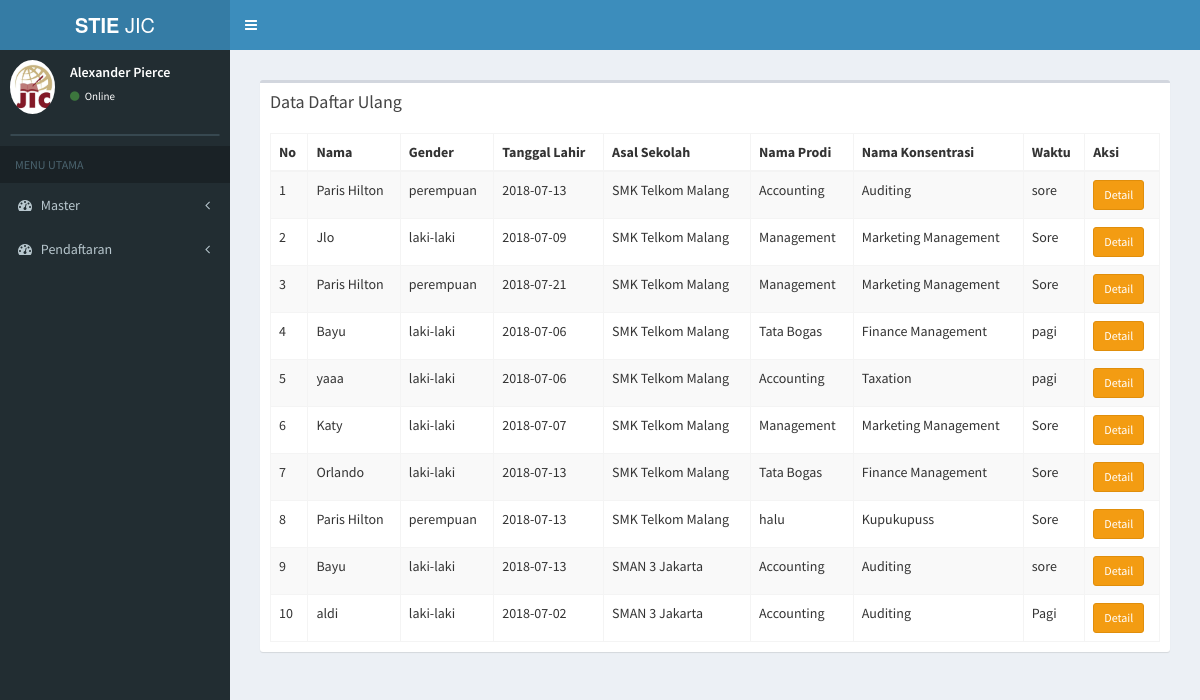
The page /index.php/daftar_ulang/data_du on the database as committed earlier.
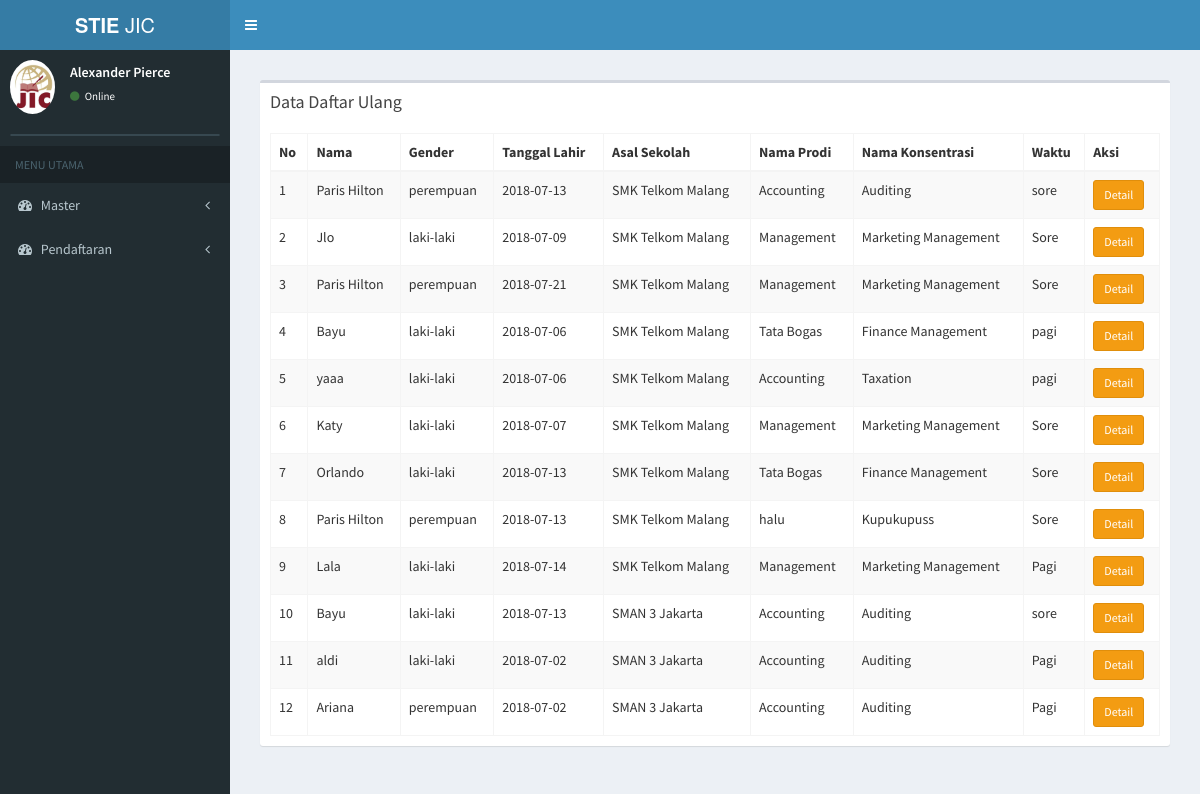
The same page on the database as committed later.
### tables this page shows
CREATE TABLE `tb_du` (
  `no_du` varchar(6) NOT NULL,
  `nama_du` varchar(100) NOT NULL,
  `jk_daftar_du` varchar(12) NOT NULL,
  `tpt_lahir_du` varchar(20) NOT NULL,
  `tgl_lahir_du` date NOT NULL,
  `alamat_du` text NOT NULL,
  `no_telp_du` varchar(15) NOT NULL,
  `no_telpm_du` varchar(30) NOT NULL,
  `email_du` varchar(50) NOT NULL,
  `agama_du` text NOT NULL,
  `nik_du` varchar(50) NOT NULL,
  `ibu_kandung_du` text NOT NULL,
  `id_sekolah2` varchar(5) NOT NULL,
  `id_prodi2` varchar(5) NOT NULL,
  `id_konsentrasi2` varchar(6) NOT NULL,
  `intake` varchar(10) NOT NULL,
  `waktu` text NOT NULL,
  `status` enum('aktif','non-aktif') NOT NULL,
  `jurusan` varchar(20) NOT NULL,
  `tanggal_du` date NOT NULL,
  `id_hasil_tes2` varchar(15) NOT NULL
);

CREATE TABLE `tb_sekolah` (
  `id_sekolah` varchar(6) NOT NULL,
  `nama_sekolah` varchar(30) NOT NULL,
  `alamat_sekolah` text NOT NULL,
  `jenis_sekolah` varchar(6) NOT NULL
);

CREATE TABLE `tb_prodi` (
  `id_prodi` varchar(6) NOT NULL,
  `nama_prodi` varchar(20) NOT NULL,
  `ketua_prodi` varchar(50) NOT NULL
);

CREATE TABLE `tb_konsentrasi` (
  `id_konsentrasi` varchar(6) NOT NULL,
  `nama_konsentrasi` varchar(20) NOT NULL,
  `id_prodi2` varchar(6) NOT NULL
);

### application/controllers/daftar_ulang.php (called while the page is built, shortened)
<?php
class daftar_ulang extends CI_Controller {
	public function __construct()
	{
		$this->load->model('daftar_ulang_model');
		$this->load->model('pendaftaran_model');
	}
	public function data_du()
	{
			$data['du'] = $this->daftar_ulang_model->data_du();
			$data['main_view'] = 'Daftar/data_daftarulang_view';
			$this->load->view('template', $data);
	}
}

### index.php (called while the page is built, shortened)
<?php
require_once BASEPATH.'core/CodeIgniter.php';

### application/models/daftar_ulang_model.php (called while the page is built, shortened)
<?php
class Daftar_ulang_model extends CI_Model {
    public function data_du(){
      return $this->db->join('tb_prodi','tb_prodi.id_prodi=tb_du.id_prodi2')
              ->join('tb_sekolah','tb_sekolah.id_sekolah=tb_du.id_sekolah2')
              ->join('tb_konsentrasi','tb_konsentrasi.id_konsentrasi=tb_du.id_konsentrasi2')
              ->get('tb_du')
              ->result();
  }
}

### application/views/Daftar/data_daftarulang_view.php (the view, shortened to what this page needs)
<section class="content">
      <div class="row">
        <div class="col-xs-12">
          <div class="box">
            <div class="box-header">
              <h3 class="box-title">Data Daftar Ulang</h3>
            </div>
            <div class="box-body">
              <table id="example1" class="table table-bordered table-striped">
                <thead>
                <tr>
                  <th>No</th>
                  <th>Nama</th>
                  <th>Gender</th>
                  <th>Tanggal Lahir</th>
                  <th>Asal Sekolah</th>
                  <th>Nama Prodi</th>
                  <th>Nama Konsentrasi</th>
                  <th>Waktu</th>
                  <th>Aksi</th>
                </tr>
                </thead>
                <tbody>
                <?php
                $no = 0;
                foreach ($du as $data) {
                  echo '
                <tr>
                  <td>'.++$no.'</td>
                  <td>'.$data->nama_du.'
                  </td>
                  <td>'.$data->jk_daftar_du.'</td>
                  <td>'.$data->tgl_lahir_du.'</td>
                  <td>'.$data->nama_sekolah.'</td>
                  <td>'.$data->nama_prodi.'</td>
                  <td>'.$data->nama_konsentrasi.'</td>
                  <td>'.$data->waktu.'</td>
                  <td>
                    <a href="'.base_url('index.php/daftar_ulang/detail_du/'.$data->no_du).'" class="btn btn-warning btn-sm" >Detail</a>
                  </td>
                </tr>
                ';
              }
              ?>
                </tbody>
              </table>
            </div>
          </div>
        </div>
      </div>
    </section>

### application/views/template.php (shortened to what this page needs)
<!DOCTYPE html>
<html>
<head>
  <link rel="stylesheet" href="<?php echo base_url(); ?>assets/css/bootstrap.min.css">
  <link rel="stylesheet" href="https://cdnjs.cloudflare.com/ajax/libs/font-awesome/4.5.0/css/font-awesome.min.css">
  <link rel="stylesheet" href="https://cdnjs.cloudflare.com/ajax/libs/ionicons/2.0.1/css/ionicons.min.css">
  <link rel="stylesheet" href="<?php echo base_url(); ?>assets/dist/css/AdminLTE.min.css">
  <link rel="stylesheet" href="<?php echo base_url(); ?>assets/dist/css/skins/_all-skins.min.css">
  <link rel="stylesheet" href="<?php echo base_url(); ?>assets/plugins/select2/select2.min.css">
  <link rel="stylesheet" href="<?php echo base_url(); ?>assets/plugins/datatables/dataTables.bootstrap.css">
</head>
<body class="hold-transition skin-blue sidebar-mini">
<div class="wrapper">
  <header class="main-header">
    <a href="../../index2.html" class="logo">
      <span class="logo-lg"><b>STIE </b>JIC</span>
    </a>
    <nav class="navbar navbar-static-top">
      <a href="#" class="sidebar-toggle" data-toggle="offcanvas" role="button">
      </a>
    </nav>
  </header>
  <aside class="main-sidebar">
    <section class="sidebar">
      <div class="user-panel">
        <div class="pull-left image">
          <img src="<?php echo base_url(); ?>/assets/img/jic.png" class="img-circle" alt="User Image">
        </div>
        <div class="pull-left info">
          <p>Alexander Pierce</p>
          <a href="#"><i class="fa fa-circle text-success"></i> Online</a>
        </div>
      </div>
      <form action="#" method="get" class="sidebar-form">
      </form>
      <ul class="sidebar-menu">
        <li class="header">MENU UTAMA</li>
        <li class="treeview">
          <a href="#">
            <i class="fa fa-dashboard"></i> <span>Master</span>
            <span class="pull-right-container">
              <i class="fa fa-angle-left pull-right"></i>
            </span>
          </a>
        </li>
        <li class="treeview">
          <a href="#">
            <i class="fa fa-dashboard"></i> <span> Pendaftaran </span>
            <span class="pull-right-container">
              <i class="fa fa-angle-left pull-right"></i>
            </span>
          </a>
        </li>
      </ul>
    </section>
  </aside>
  <div class="content-wrapper">
    <section class="content">
      <?php $this->load->view($main_view); ?>
    </section>
  </div>
    </div>
</body>
</html>

Rows that differ between the two databases and show on the page:
added tb_du: nama_du "Lala", jk_daftar_du "laki-laki", tgl_lahir_du "2018-07-14", tb_sekolah.nama_sekolah "SMK Telkom Malang", tb_prodi.nama_prodi "Management", tb_konsentrasi.nama_konsentrasi "Marketing Management", waktu "Pagi"
added tb_du: nama_du "Ariana", jk_daftar_du "perempuan", tgl_lahir_du "2018-07-02", tb_sekolah.nama_sekolah "SMAN 3 Jakarta", tb_prodi.nama_prodi "Accounting", tb_konsentrasi.nama_konsentrasi "Auditing", waktu "Pagi"
